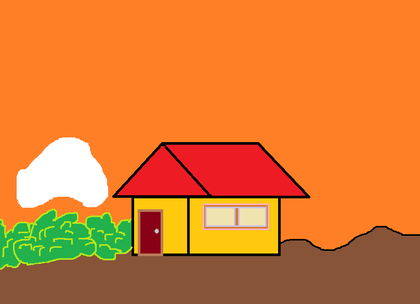
%> input picture adji3.png, 420 x 304 px, shrunk from 808 x 584 before the run
$ octave imageSegmentation.m   (GNU Octave 9; MATLAB toolbox functions it lacks are replaced by stand-ins)
%> lines starting %> are read from the running program, lines starting %| are printed output that depends on the picture; in (x1, y1, x2, y2) boxes, pixels count from 0 and x2, y2 are one past the last pixel; in counts of white or black regions, pixels touching at a corner belong together; the program's own positions count from 1
close all;
clear all;
clc;
img = imread('adji3.png');
%> img is the input picture: size 304x420x3 uint8; mean R, G, B 219.3, 122.2, 50.8
figure(1);
imshow(img);

imgGray = rgb2gray(img);
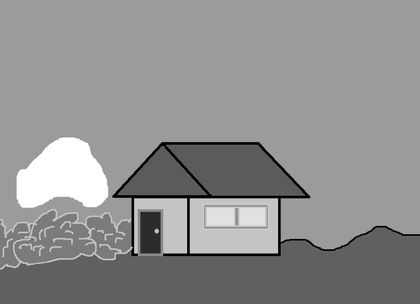
%> imgGray: size 304x420 uint8; min 0, max 255, mean 143
imwrite(imgGray,'gray.jpg');
figure(2);
imshow(imgGray);
title('GrayScale Image');

figure(3);
imhist(imgGray);
title('Histogram')
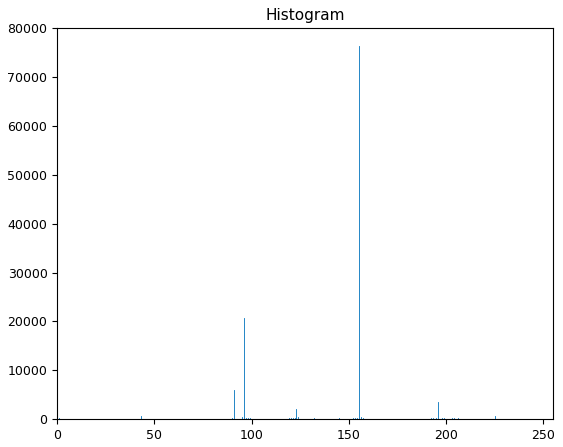
%> figure redrawn from the program's plot data; highest point at x = 155, y = 76379

Len = length(imgGray);
%> Len = 420
Hei = length(imgGray(:)) / length(imgGray);
%> Hei = 304
imgDiff = zeros(Len,Hei);
%> imgDiff: size 420x304 double; every value is 0

for i=1: Hei-1;
    for j = 1 : Len-1;
        imgDiff(i,j) = abs(imgGray(i,j) - imgGray(i,j+1));
        imgDiff(i,j) = imgDiff(i,j) + abs(imgGray(i,j+1) - imgGray(i,j));
    end
end
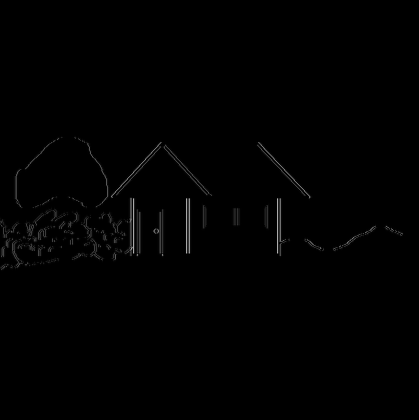
%> imgDiff: size 420x419 double; min 0, max 184, mean 1.3
for i=1: Hei-1;
    for j = 1 : Len-1;
        imgDiff(i,j) = imgDiff(i,j) + abs(imgGray(i,j) - imgGray(i+1,j));
        imgDiff(i,j) = imgDiff(i,j) + abs(imgGray(i+1,j) - imgGray(i,j));
    end
end
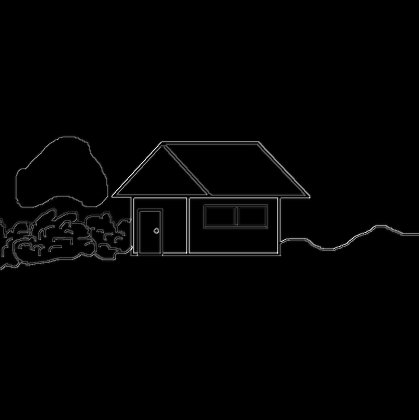
%> imgDiff: size 420x419 double; 7.34% of pixels changed, all inside (x1, y1, x2, y2) = (0, 134, 419, 272)

for i=2: Hei-1;
    for j = 2 : Len-1;
        imgDiff(i,j) = imgDiff(i,j) + abs(imgGray(i,j) - imgGray(i+1,j-1));
        imgDiff(i,j) = imgDiff(i,j) + abs(imgGray(i-1,j+1) - imgGray(i,j));
    end
end
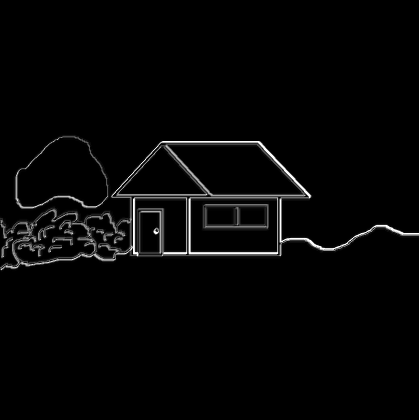
%> imgDiff: size 420x419 double; 6.96% of pixels changed, all inside (x1, y1, x2, y2) = (1, 135, 419, 273)


figure(4);
imshow(imgDiff);
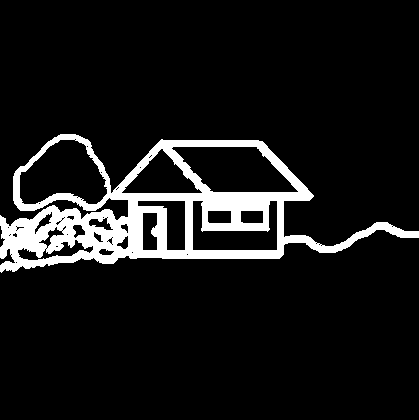
%> displayed picture: size 420x419, on the screen's scale of 0 to 255; 9.5% white; 1 white region, box (x1, y1, x2, y2) and area: (0, 134, 419, 273) 16667
imwrite(imgDiff,'edge.jpg');
title('Using my Algorithm');

p = edge(imgGray, 'sobel' , 0.01, 'both');
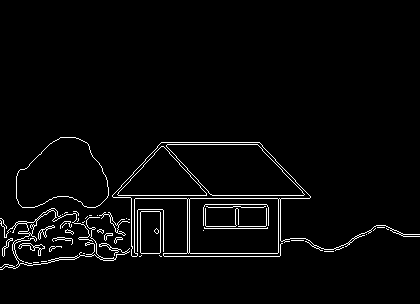
%> p: size 304x420 logical; 3% white in thin lines or dots, all inside (x1, y1, x2, y2) = (0, 137, 420, 270)
figure(5);
imshow(p);
title('Using MATLAB inbuilt Function');

% [5 lines of commented-out code are left out]
